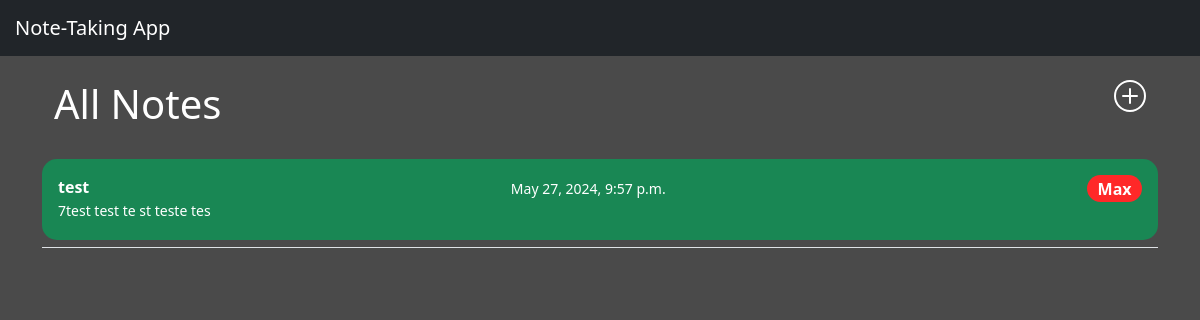
Before: /notes/ with the older database file.
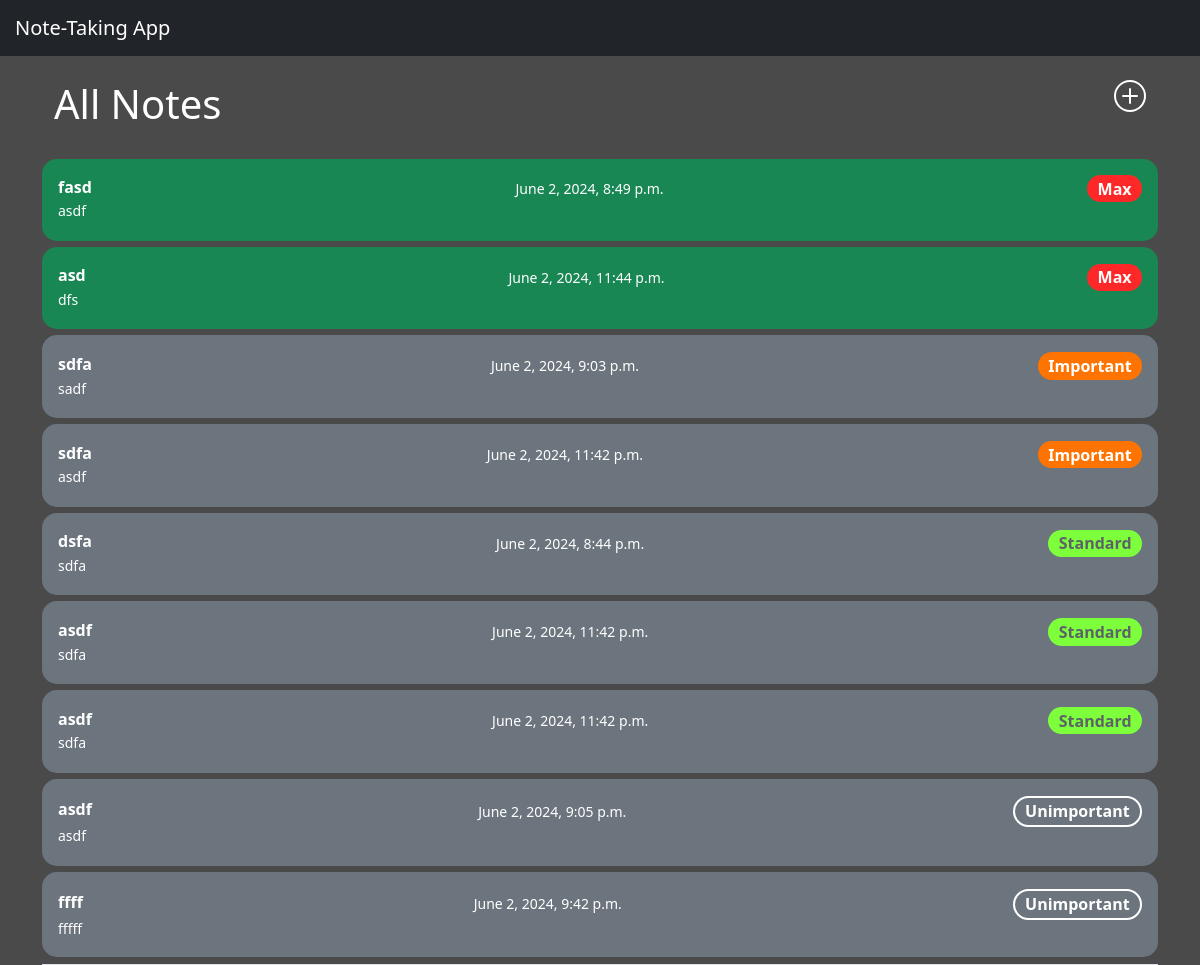
After: the same page with the newer database file.
### notes/models.py (models this page shows, shortened)
class Note(models.Model):
    PRIORITY_CHOICES = [
        (0, "Max"),
        (1, "Important"),
        (2, "Standard"),
        (3, "Unimportant"),
    ]
    title = models.CharField(max_length=255)
    priority = models.IntegerField(choices=PRIORITY_CHOICES, default=2)
    author = models.ForeignKey(User, on_delete=models.CASCADE)
    created = models.DateTimeField(auto_now_add=True)
    edited = models.DateTimeField(auto_now=True)
    content = models.TextField()

### notes/views.py (the view)
# urls.py: path('', views.note_list, name='note_list'),
def note_list(request):
    notes = Note.objects.order_by('priority')
    return render(request, 'note_list.html', {'notes': notes})

### templates/note_list.html (shortened to what this page needs)
{% extends 'base_generic.html' %}
{% block content %}
<div class="container">
    <div class="row mb-3 text-start">
      <div class="col-md-3"><h1>All Notes</h1></div>
      <div class="col-md-6"></div>
      <div class="col-md-3 text-end">
          <a href="{% url 'note_create' %}">
          </a>
      </div>
    </div>
</div>
<div class="list-group list-group-flush border-bottom scrollarea">
    {% for note in notes %}
    <a href="{% url 'note_detail' note.pk %}" class="bg-{% if note.priority == 0 %}success{% else %}secondary{% endif %} rounded list-group-item list-group-item-action active py-3 lh-sm note" aria-current="true">
        <div class="d-flex w-100 align-items-center justify-content-between">
          <strong class="mb-1">{{ note.title }}</strong>
          <small>{{ note.edited }}</small>
          <small>
              <span class="badge {% if note.priority == 0 %}max
                {% elif note.priority == 1 %}impo
               {% elif note.priority == 2 %}stand
               {% elif note.priority == 3 %}unimpo
               {% endif %}" style="font-size: 1rem">{{ note.get_priority_display }}</span>
          </small>
        </div>
        <div class="col-10 mb-1 small">{{ note.content|truncatewords:50 }}</div>
      </a>
    {% empty %}
        <div class="alert alert-warning" role="alert">
            No notes available.
        </div>
    {% endfor %}
</div>
{% endblock %}

### templates/base_generic.html (shortened to what this page needs)
<!DOCTYPE html>
<html lang="en">
<head>
    <link rel="stylesheet" href="https://cdn.jsdelivr.net/npm/bootstrap@5.1.3/dist/css/bootstrap.min.css">
</head>
<body>
    <nav class="navbar navbar-expand-lg navbar-dark bg-dark" style="padding-inline: 15px">
        <a class="navbar-brand" href="{% url 'note_list' %}">Note-Taking App</a>
    </nav>
    <div class="container mt-4">
        {% block content %}{% endblock %}
    </div>
</body>
</html>

Changed rows visible on the page:
removed Note: title "test", edited "May 27, 2024, 9:57 p.m.", priority "Max", content "7test test te st teste tes"
added Note: title "fasd", edited "June 2, 2024, 8:49 p.m.", priority "Max", content "asdf"
added Note: title "asd", edited "June 2, 2024, 11:44 p.m.", priority "Max", content "dfs"
added Note: title "sdfa", edited "June 2, 2024, 9:03 p.m.", priority "Important", content "sadf"
added Note: title "sdfa", edited "June 2, 2024, 11:42 p.m.", priority "Important", content "asdf"
added Note: title "dsfa", edited "June 2, 2024, 8:44 p.m.", priority "Standard", content "sdfa"
added Note: title "asdf", edited "June 2, 2024, 11:42 p.m.", priority "Standard", content "sdfa"
added Note: title "asdf", edited "June 2, 2024, 11:42 p.m.", priority "Standard", content "sdfa"
added Note: title "asdf", edited "June 2, 2024, 9:05 p.m.", priority "Unimportant", content "asdf"
added Note: title "ffff", edited "June 2, 2024, 9:42 p.m.", priority "Unimportant", content "fffff"
